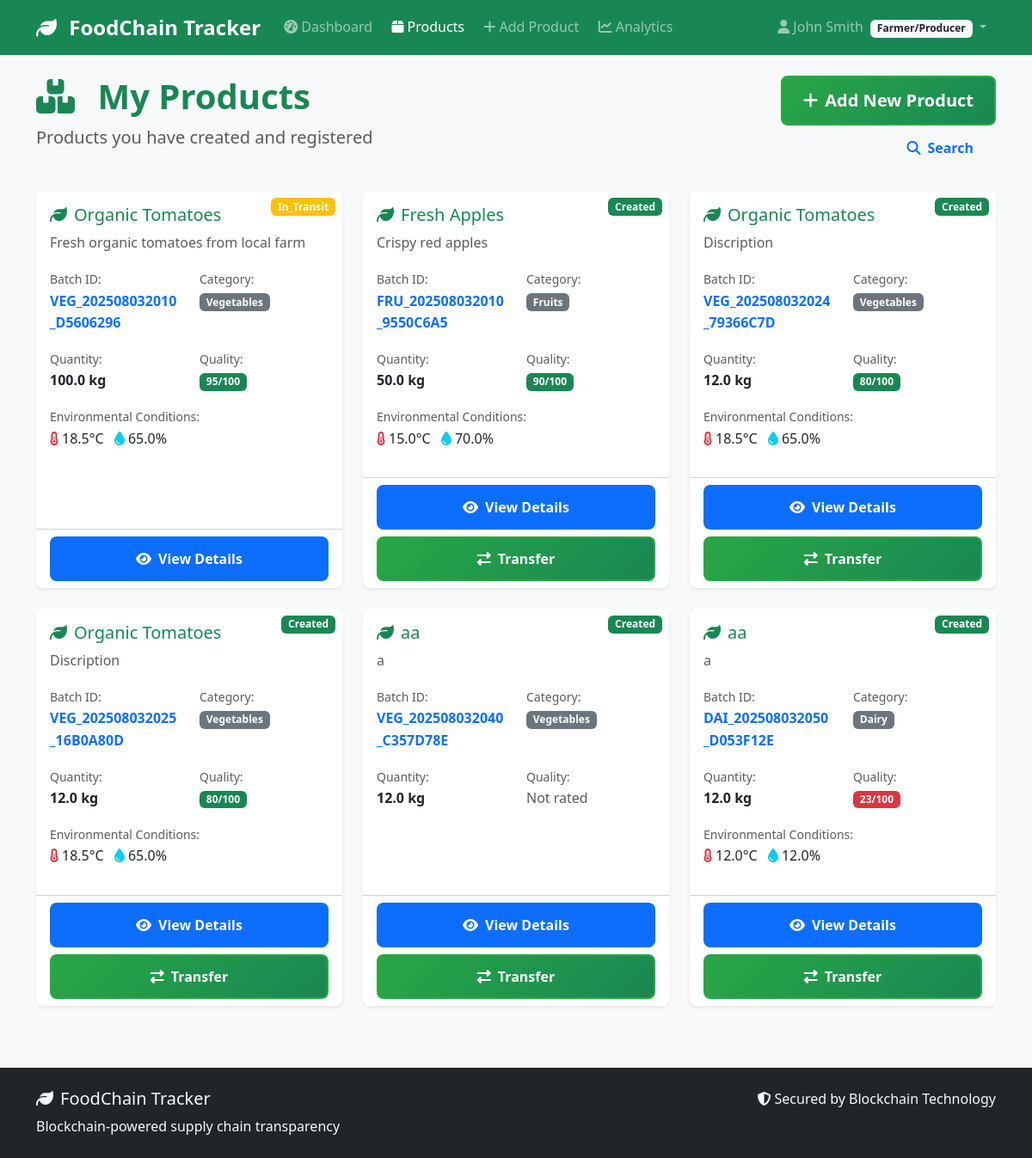
/products/ (signed in), run on an earlier commit of the app's database.
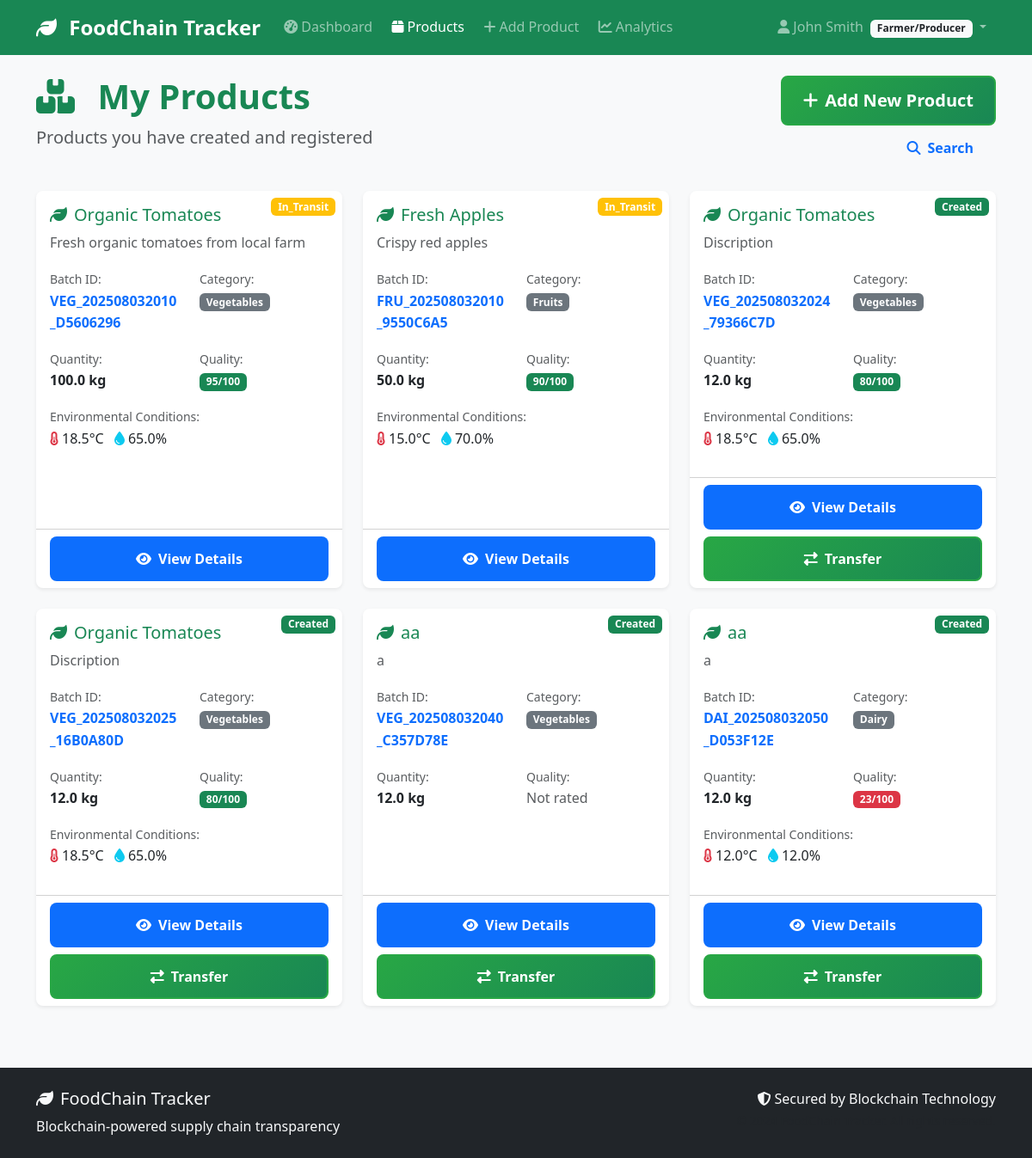
And on a later commit of the database.
### models/product.py (models this page shows, shortened)
class Product(db.Model):
    __tablename__ = 'products'
    id = db.Column(db.Integer, primary_key=True)
    batch_id = db.Column(db.String(50), unique=True, nullable=False)
    name = db.Column(db.String(100), nullable=False)
    category = db.Column(db.String(50), nullable=False)  # 'vegetables', 'fruits', 'grains', etc.
    description = db.Column(db.Text)
    quantity = db.Column(db.Float, nullable=False)  # Amount of product
    unit = db.Column(db.String(20), nullable=False)  # 'kg', 'tons', 'boxes', etc.
    quality_grade = db.Column(db.String(10))  # 'A', 'B', 'C', or custom grading
    quality_score = db.Column(db.Integer)  # 0-100 quality score
    origin_location = db.Column(db.String(200))  # Where product was produced
    harvest_date = db.Column(db.Date)
    expiry_date = db.Column(db.Date)
    current_location = db.Column(db.String(200))
    status = db.Column(db.String(50), default='created')  # 'created', 'in_transit', 'delivered', 'expired'
    temperature = db.Column(db.Float)  # Celsius
    humidity = db.Column(db.Float)     # Percentage
    pressure = db.Column(db.Float)     # For certain products
    created_by = db.Column(db.Integer, db.ForeignKey('users.id'), nullable=False)
    current_owner_id = db.Column(db.Integer, db.ForeignKey('users.id'), nullable=False)
    created_at = db.Column(db.DateTime, default=datetime.utcnow)
    updated_at = db.Column(db.DateTime, default=datetime.utcnow, onupdate=datetime.utcnow)
    current_owner = db.relationship('User', foreign_keys=[current_owner_id], backref='owned_products')
    transactions = db.relationship('Transaction', backref='product', lazy='dynamic', cascade='all, delete-orphan')
    def is_expired(self):
        if not self.expiry_date:
            return False
        return datetime.now().date() > self.expiry_date
    def days_until_expiry(self):
        if not self.expiry_date:
            return None
        delta = self.expiry_date - datetime.now().date()
        return delta.days

### routes/products.py (the view)
@products_bp.route('/')
@login_required
def list_products():
    page = request.args.get('page', 1, type=int)
    per_page = 20
    if current_user.role == 'farmer':
        products = Product.query.filter_by(created_by=current_user.id).paginate(
            page=page, per_page=per_page, error_out=False
        )
    elif current_user.role in ['distributor', 'retailer']:
        products = Product.query.filter_by(current_owner_id=current_user.id).paginate(
            page=page, per_page=per_page, error_out=False
        )
    else:
        products = Product.query.paginate(
            page=page, per_page=per_page, error_out=False
        )
    return render_template('products/list.html', products=products)

### models/user.py (called while the page is built)
    def get_role_display(self):
        role_names = {
            'farmer': 'Farmer/Producer',
            'distributor': 'Distributor',
            'retailer': 'Retailer',
            'inspector': 'Inspector'
        }
        return role_names.get(self.role, self.role.title())

    def can_create_products(self):
        return self.role == 'farmer'

    def can_transfer_products(self):
        return self.role in ['farmer', 'distributor']

### templates/products/list.html (shortened to what the changed rows need)
{% extends "base.html" %}
{% block content %}
<div class="row mb-4">
    <div class="col-md-8">
        <h1 class="display-6 fw-bold text-success">
            <i class="fas fa-boxes me-3"></i>
            {% if current_user.role == 'farmer' %}
                My Products
            {% elif current_user.role in ['distributor', 'retailer'] %}
                Owned Products
            {% else %}
                All Products
            {% endif %}
        </h1>
    </div>
</div>
{% if products.items %}
    <div class="row">
        {% for product in products.items %}
            <div class="col-lg-4 col-md-6 mb-4">
                <div class="card h-100 shadow-sm">
                    <div class="position-relative">
                        <span class="position-absolute top-0 end-0 m-2 badge bg-{{ 'success' if product.status == 'created' else 'warning' if product.status == 'in_transit' else 'info' if product.status == 'delivered' else 'danger' }}">
                            {{ product.status.title() }}
                        </span>
                    </div>
                    <div class="card-body">
                        <h5 class="card-title text-success">
                            <i class="fas fa-leaf me-2"></i>{{ product.name }}
                        </h5>
                        <p class="card-text text-muted">{{ product.description[:100] }}{% if product.description|length > 100 %}...{% endif %}</p>
                        <div class="row mb-3">
                            <div class="col-6">
                                <small class="text-muted">Batch ID:</small><br>
                                <strong class="text-primary">{{ product.batch_id }}</strong>
                            </div>
                            <div class="col-6">
                                <small class="text-muted">Category:</small><br>
                                <span class="badge bg-secondary">{{ product.category.title() }}</span>
                            </div>
                        </div>
                        <div class="row mb-3">
                            <div class="col-6">
                                <small class="text-muted">Quantity:</small><br>
                                <strong>{{ product.quantity }} {{ product.unit }}</strong>
                            </div>
                            <div class="col-6">
                                <small class="text-muted">Quality:</small><br>
                                {% if product.quality_score %}
                                    <span class="badge bg-{{ 'success' if product.quality_score >= 80 else 'warning' if product.quality_score >= 60 else 'danger' }}">
                                        {{ product.quality_score }}/100
                                    </span>
                                {% else %}
                                    <span class="text-muted">Not rated</span>
                                {% endif %}
                            </div>
                        </div>
                        {% if product.temperature %}
                            <div class="mb-3">
                                <small class="text-muted">Environmental Conditions:</small><br>
                                <i class="fas fa-thermometer-half text-danger me-1"></i>{{ product.temperature }}°C
                                {% if product.humidity %}
                                    <i class="fas fa-tint text-info ms-2 me-1"></i>{{ product.humidity }}%
                                {% endif %}
                            </div>
                        {% endif %}
                    </div>
                    <div class="card-footer bg-transparent">
                        <div class="d-grid gap-2">
                            <a href="{{ url_for('products.view_product', id=product.id) }}" class="btn btn-primary">
                                <i class="fas fa-eye me-2"></i>View Details
                            </a>
                            {% if current_user.id == product.current_owner_id and current_user.can_transfer_products() %}
                                <a href="{{ url_for('products.transfer_product', id=product.id) }}" class="btn btn-success">
                                    <i class="fas fa-exchange-alt me-2"></i>Transfer
                                </a>
                            {% endif %}
                        </div>
                    </div>
                </div>
            </div>
        {% endfor %}
    </div>
{% endif %}
{% endblock %}

What changed in the data, as far as the page shows it:
changed Product "Fresh Apples": status "Created" → "In_Transit"; no longer shows "Transfer"
